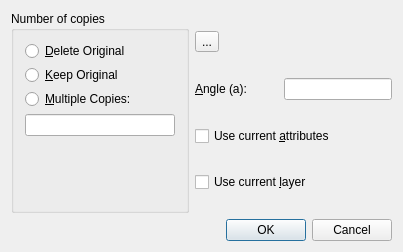
<?xml version="1.0" encoding="UTF-8"?>
<ui version="4.0">
 <class>QG_DlgRotate</class>
 <widget class="QDialog" name="QG_DlgRotate">
  <property name="geometry">
   <rect>
    <x>0</x>
    <y>0</y>
    <width>403</width>
    <height>252</height>
   </rect>
  </property>
  <property name="sizePolicy">
   <sizepolicy hsizetype="Minimum" vsizetype="Minimum">
    <horstretch>0</horstretch>
    <verstretch>0</verstretch>
   </sizepolicy>
  </property>
  <property name="minimumSize">
   <size>
    <width>300</width>
    <height>190</height>
   </size>
  </property>
  <property name="windowTitle">
   <string>Rotation Options</string>
  </property>
  <layout class="QGridLayout">
   <item row="0" column="0">
    <widget class="QGroupBox" name="bgNumber">
     <property name="title">
      <string>Number of copies</string>
     </property>
     <layout class="QVBoxLayout">
      <item>
       <widget class="QRadioButton" name="rbMove">
        <property name="sizePolicy">
         <sizepolicy hsizetype="Minimum" vsizetype="Preferred">
          <horstretch>0</horstretch>
          <verstretch>0</verstretch>
         </sizepolicy>
        </property>
        <property name="minimumSize">
         <size>
          <width>0</width>
          <height>18</height>
         </size>
        </property>
        <property name="text">
         <string>&amp;Delete Original</string>
        </property>
       </widget>
      </item>
      <item>
       <widget class="QRadioButton" name="rbCopy">
        <property name="sizePolicy">
         <sizepolicy hsizetype="Minimum" vsizetype="Preferred">
          <horstretch>0</horstretch>
          <verstretch>0</verstretch>
         </sizepolicy>
        </property>
        <property name="minimumSize">
         <size>
          <width>0</width>
          <height>18</height>
         </size>
        </property>
        <property name="text">
         <string>&amp;Keep Original</string>
        </property>
       </widget>
      </item>
      <item>
       <widget class="QRadioButton" name="rbMultiCopy">
        <property name="sizePolicy">
         <sizepolicy hsizetype="Minimum" vsizetype="Preferred">
          <horstretch>0</horstretch>
          <verstretch>0</verstretch>
         </sizepolicy>
        </property>
        <property name="minimumSize">
         <size>
          <width>0</width>
          <height>18</height>
         </size>
        </property>
        <property name="text">
         <string>&amp;Multiple Copies:</string>
        </property>
       </widget>
      </item>
      <item>
       <widget class="QLineEdit" name="leNumber"/>
      </item>
      <item>
       <spacer name="spacer7">
        <property name="orientation">
         <enum>Qt::Vertical</enum>
        </property>
        <property name="sizeType">
         <enum>QSizePolicy::Expanding</enum>
        </property>
        <property name="sizeHint" stdset="0">
         <size>
          <width>20</width>
          <height>146</height>
         </size>
        </property>
       </spacer>
      </item>
     </layout>
    </widget>
   </item>
   <item row="0" column="1">
    <layout class="QVBoxLayout">
     <item>
      <widget class="QToolButton" name="toolButton">
       <property name="text">
        <string>...</string>
       </property>
       <property name="icon">
        <iconset resource="../../../../../res/extui/extui.qrc">
         <normaloff>:/extui/dlgmodifyrotate.png</normaloff>:/extui/dlgmodifyrotate.png</iconset>
       </property>
       <property name="iconSize">
        <size>
         <width>80</width>
         <height>80</height>
        </size>
       </property>
      </widget>
     </item>
     <item>
      <layout class="QHBoxLayout">
       <item>
        <widget class="QLabel" name="lAngle">
         <property name="text">
          <string>&amp;Angle (a):</string>
         </property>
         <property name="wordWrap">
          <bool>false</bool>
         </property>
         <property name="buddy">
          <cstring>leAngle</cstring>
         </property>
        </widget>
       </item>
       <item>
        <spacer name="spacer12">
         <property name="orientation">
          <enum>Qt::Horizontal</enum>
         </property>
         <property name="sizeType">
          <enum>QSizePolicy::Expanding</enum>
         </property>
         <property name="sizeHint" stdset="0">
          <size>
           <width>31</width>
           <height>20</height>
          </size>
         </property>
        </spacer>
       </item>
       <item>
        <widget class="QLineEdit" name="leAngle">
         <property name="sizePolicy">
          <sizepolicy hsizetype="Expanding" vsizetype="Fixed">
           <horstretch>0</horstretch>
           <verstretch>0</verstretch>
          </sizepolicy>
         </property>
        </widget>
       </item>
      </layout>
     </item>
     <item>
      <widget class="QCheckBox" name="cbCurrentAttributes">
       <property name="text">
        <string>Use current &amp;attributes</string>
       </property>
      </widget>
     </item>
     <item>
      <widget class="QCheckBox" name="cbCurrentLayer">
       <property name="text">
        <string>Use current &amp;layer</string>
       </property>
      </widget>
     </item>
    </layout>
   </item>
   <item row="1" column="0" colspan="2">
    <widget class="QDialogButtonBox" name="buttonBox">
     <property name="standardButtons">
      <set>QDialogButtonBox::Cancel|QDialogButtonBox::Ok</set>
     </property>
    </widget>
   </item>
  </layout>
 </widget>
 <layoutdefault spacing="6" margin="11"/>
 <resources>
  <include location="../../../../../res/extui/extui.qrc"/>
 </resources>
 <connections>
  <connection>
   <sender>rbMove</sender>
   <signal>toggled(bool)</signal>
   <receiver>leNumber</receiver>
   <slot>setDisabled(bool)</slot>
   <hints>
    <hint type="sourcelabel">
     <x>20</x>
     <y>20</y>
    </hint>
    <hint type="destinationlabel">
     <x>20</x>
     <y>20</y>
    </hint>
   </hints>
  </connection>
  <connection>
   <sender>rbCopy</sender>
   <signal>toggled(bool)</signal>
   <receiver>leNumber</receiver>
   <slot>setDisabled(bool)</slot>
   <hints>
    <hint type="sourcelabel">
     <x>20</x>
     <y>20</y>
    </hint>
    <hint type="destinationlabel">
     <x>20</x>
     <y>20</y>
    </hint>
   </hints>
  </connection>
  <connection>
   <sender>rbMultiCopy</sender>
   <signal>toggled(bool)</signal>
   <receiver>leNumber</receiver>
   <slot>setEnabled(bool)</slot>
   <hints>
    <hint type="sourcelabel">
     <x>20</x>
     <y>20</y>
    </hint>
    <hint type="destinationlabel">
     <x>20</x>
     <y>20</y>
    </hint>
   </hints>
  </connection>
  <connection>
   <sender>buttonBox</sender>
   <signal>accepted()</signal>
   <receiver>QG_DlgRotate</receiver>
   <slot>accept()</slot>
   <hints>
    <hint type="sourcelabel">
     <x>201</x>
     <y>235</y>
    </hint>
    <hint type="destinationlabel">
     <x>20</x>
     <y>20</y>
    </hint>
   </hints>
  </connection>
  <connection>
   <sender>buttonBox</sender>
   <signal>rejected()</signal>
   <receiver>QG_DlgRotate</receiver>
   <slot>reject()</slot>
   <hints>
    <hint type="sourcelabel">
     <x>201</x>
     <y>235</y>
    </hint>
    <hint type="destinationlabel">
     <x>20</x>
     <y>20</y>
    </hint>
   </hints>
  </connection>
 </connections>
</ui>
